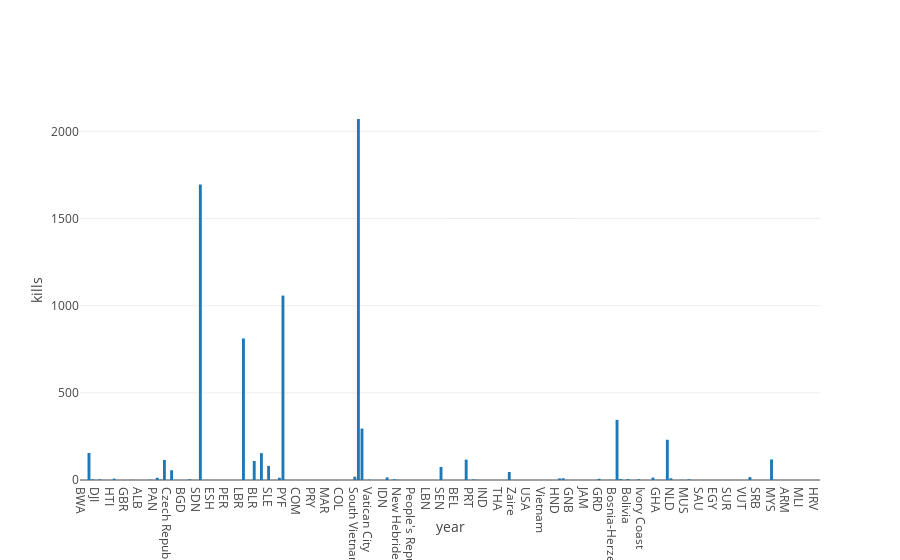

Source (notebook cell):
### Code cell
traces = go.Bar(
    x = [i for i in codes],
    y = [HowManyKillsYearCountry(2010, country) \
         for country in df['country_txt'].unique()]
)

layout = go.Layout(
    xaxis={'title':'year'}, 
    yaxis={'title':'kills'}
)
data = go.Data([traces])
print(data)
fig = go.Figure(data=data, layout= layout)
iplot(fig)

### Figure 1 — Plotly figure (JSON) as saved in the notebook; plotly's stock layout.template omitted (floating-point values rounded to 4 significant figures; data arrays with more than 128 entries replaced by an {"elided": "..."} marker saying what was removed)
{"data": [{"type": "bar", "x": {"elided": "206 str values"}, "y": {"elided": "206 int values"}}], "layout": {"xaxis": {"title": "year"}, "yaxis": {"title": "kills"}}}
